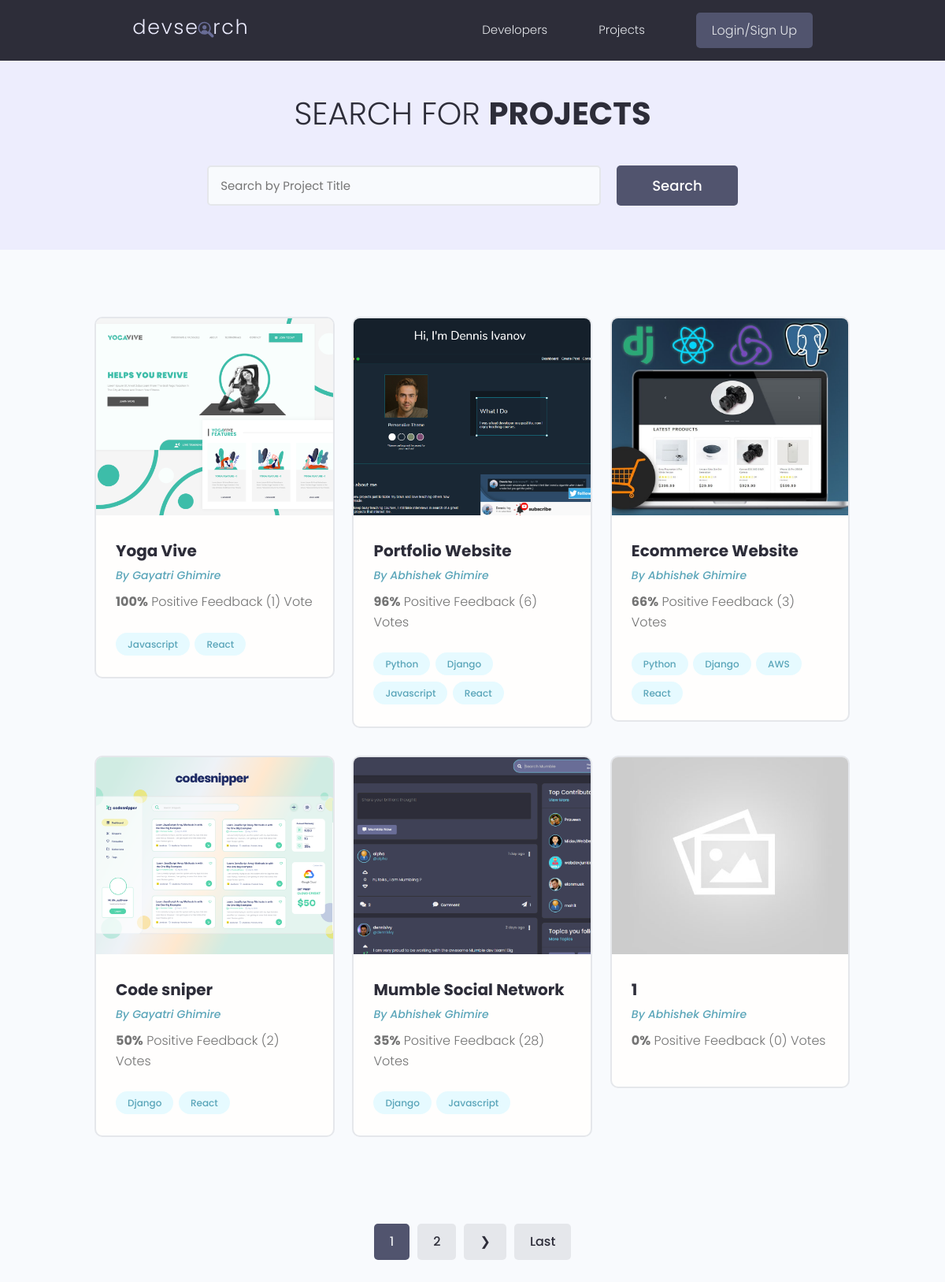
/projects/, run on the app's committed database.
### projects/models.py (models this page shows, shortened)
class Project(models.Model):
    owner = models.ForeignKey(Profile,null=True,blank=True,on_delete=models.CASCADE)
    title = models.CharField(max_length=200)
    description = models.TextField(null=True,blank=True)
    featured_image = models.ImageField(null=True,blank=True,default="default.jpg")
    demo_link = models.CharField(max_length=2000,null=True,blank=True)
    source_link = models.CharField(max_length=2000,null=True,blank=True)
    tags = models.ManyToManyField('Tag',blank=True)
    vote_total = models.IntegerField(default=0,null=True,blank=True)
    vote_ratio = models.IntegerField(default=0,null=True,blank=True)
    created = models.DateTimeField(auto_now_add=True)
    id = models.UUIDField(default=uuid.uuid4,unique=True,primary_key=True,editable=False)
    @property
    def imageURL(self):
        try:
            url = self.featured_image.url
        except:
            url= ""
        return url
    class Meta:
        ordering = ['-vote_ratio','-vote_total','title']

class Tag(models.Model):
    name = models.CharField(max_length=200)
    created = models.DateTimeField(auto_now_add=True)
    id = models.UUIDField(default=uuid.uuid4,unique=True,primary_key=True,editable=False)
    def __str__(self):
        return self.name

### users/models.py (models this page shows, shortened)
class Profile(models.Model):
    user = models.OneToOneField(User,on_delete=models.CASCADE,null=True,blank=True)
    name = models.CharField(max_length=200,null=True,blank=True)
    username = models.CharField(max_length=200,null=True,blank=True)
    email = models.EmailField(max_length=200,null=True,blank=True)
    short_intro = models.CharField(max_length=200,null=True,blank=True)
    location = models.CharField(max_length=200,null=True,blank=True)
    bio = models.TextField(null=True,blank=True)
    profile_image = models.ImageField(null=True,blank=True,upload_to='profiles/',default="profiles/user-default.png")
    social_github = models.CharField(max_length=500,null=True,blank=True)
    social_twitter = models.CharField(max_length=500,null=True,blank=True)
    social_website = models.CharField(max_length=500,null=True,blank=True)
    social_linkedin = models.CharField(max_length=500,null=True,blank=True)
    social_facebook = models.CharField(max_length=500,null=True,blank=True)
    created = models.DateTimeField(auto_now_add=True)
    id = models.UUIDField(default=uuid.uuid4,unique=True,primary_key=True,editable=False)
    class Meta:
        ordering = ['created']

### projects/views.py (the view)
# urls.py: path("projects/",views.getProjects),
def projects(request):
    projects,text = searchProjects(request)
    projects,paginator = paginateProjects(request,projects,6)
    context = {'projects': projects,'text':text,'paginator':paginator}
    return render(request,'projects/projects.html',context)

### projects/utils.py (called while the page is built)
def paginateProjects(request,projects,results):
    page = request.GET.get('page')
    paginator = Paginator(projects,results,orphans=2)
    try:
        projects = paginator.page(page)
    except PageNotAnInteger:
        page = 1
        projects = paginator.page(page)
    except EmptyPage:
        page = paginator.num_pages
        projects = paginator.page(page)
    return projects,paginator

def searchProjects(request):
    text =""
    if request.GET.get('text'):
        text = request.GET.get('text')
    tags = Tag.objects.filter(name__icontains=text)
    projects = Project.objects.distinct().filter(Q(title__icontains=text) |
    Q(description__icontains=text) |
    Q(owner__name__icontains=text) |
    Q(tags__in=tags))
    return projects,text

### projects/templates/projects/projects.html (shortened to what this page needs)
<!DOCTYPE html>
<html lang="en">
  <head>
  </head>
  <body>
    {% extends 'main.html' %} {% block content %}
    <main class="projects">
      <section class="hero-section text-center">
        <div class="container container--narrow">
          <div class="hero-section__box">
            <h2>Search for <span>Projects</span></h2>
          </div>
          <div class="hero-section__search">
            <form id="searchForm"  class="form" action="{% url 'projects' %}" method="get">
              <div class="form__field">
                <input
                  class="input input--text"
                  id="formInput#search"
                  type="text"
                  name="text"
                  placeholder="Search by Project Title"
                  value="{{text}}"
                />
              </div>
              <input
                class="btn btn--sub btn--lg"
                type="submit"
                value="Search"
              />
            </form>
          </div>
        </div>
      </section>
      <section class="projectsList">
        <div class="container">
          <div class="grid grid--three">
            {% for project in projects %}
            <div class="column">
              <div class="card project">
                <a href="{% url 'project' project.id %}" class="project">
                  <img
                    class="project__thumbnail"
                    src="{{project.imageURL}}"
                    alt="project thumbnail"
                  />
                  <div class="card__body">
                    <h3 class="project__title">{{ project.title }}</h3>
                    <p>
                      <a
                        class="project__author"
                        href="{% url 'user-profile' project.owner.id %}"
                        >By {{project.owner.name}}</a
                      >
                    </p>
                    <p class="project--rating">
                      <span style="font-weight: bold"
                        >{{ project.vote_ratio}}%</span
                      >
                      Positive Feedback ({{project.vote_total}})
                      Vote{{project.vote_total|pluralize:'s'}}
                    </p>
                    <div class="project__tags">
                      {% for tag in project.tags.all %}
                      <span class="tag tag--pill tag--main">
                        <small>{{tag}}</small>
                      </span>
                      {% endfor %}
                    </div>
                  </div>
                </a>
              </div>
            </div>
            {% endfor %}
          </div>
        </div>
      </section>
    {% include 'pagination.html' with queryset=projects paginator=paginator %}
    </main>
    {% endblock content %}

### templates/main.html (shortened to what this page needs)
<!DOCTYPE html>
{% load static %}
<html lang="en">
    <head>
        <link rel="stylesheet" href="https://cdn.iconmonstr.com/1.3.0/css/iconmonstr-iconic-font.min.css" />
        <link rel="stylesheet" href="{% static 'uikit/styles/uikit.css' %}" />
        <link rel="stylesheet" href="{% static 'styles/app.css' %}" />
      </head>
<body>
    {% include 'navbar.html' %}
    {% block content %}
    {% endblock content %}
</body>
</html>

### templates/navbar.html (shortened to what this page needs)
<!DOCTYPE html>
{% load static %}
<html lang="en">
  <head>
  </head>
  <body>
    <header class="header">
      <div class="container container--narrow">
        <a href="{% url 'profiles' %}" class="header__logo">
          <img src="{% static 'images/logo.svg' %}" alt="DevSearch Logo" />
        </a>
        <nav class="header__nav">
          <ul class="header__menu">
            <li class="header__menuItem">
              <a href="{% url 'profiles' %}">Developers</a>
            </li>
            <li class="header__menuItem">
              <a href="{% url 'projects' %}">Projects</a>
            </li>
            {% if request.user.is_authenticated %}
            <li class="header__menuItem"><a href="{% url 'inbox' %}">Inbox</a></li>
            <li class="header__menuItem">
              <a href="{% url 'account' %}">Account</a>
            </li>
            <li class="header__menuItem">
              <a href="{% url 'logout' %}" class="btn btn--sub">Logout</a>
            </li>
            {% else %}
            <li class="header__menuItem">
              <a href="{% url 'login' %}" class="btn btn--sub">Login/Sign Up</a>
            </li>
            {% endif %}
          </ul>
        </nav>
      </div>
    </header>
  </body>
</html>

### templates/pagination.html (shortened to what this page needs)
{% if queryset.has_other_pages %}
<div class="pagination">
  <ul class="container">
    {% for page in paginator.page_range %}
    {% if page == queryset.number %}
    <li>
      <a href="?page={{page}}" class="btn page-link btn--sub" data-page="{{page}}">{{page}}</a>
    </li>
    {% elif page > queryset.number|add:'-3' and page < queryset.number|add:'3'%}
    <li><a href="?page={{page}}" class="btn page-link" data-page="{{page}}">{{page}}</a></li>
    {% endif %}
    {% endfor %}
    {% if queryset.has_next %}
    <li>
      <a href="?page={{queryset.next_page_number}}" class="btn page-link" data-page="{{queryset.next_page_number}}">&#10095;</a>
    </li>
    <li>
      <a href="?page={{paginator.num_pages}}" class="btn page-link" data-page="{{paginator.num_pages}}">Last</a>
    </li>
    {% endif %}
  </ul>
</div>
{% endif %}

### static/styles/app.css (style rules this page uses)
:root { --color-sub: #2d2d39; }
.btn--sub { background-color: var(--color-sub-light); }
.card { border: 2px solid var(--color-light); }
img { width: 100%; }
.header { position: sticky; z-index: 111; background-color: var(--color-sub); padding: 1.5rem 0; }
.header > .container { display: flex; justify-content: space-between; align-items: center; }
.header__logo > img { height: 3.8rem; }
.header__nav > ul { display: inline-flex; align-items: center; list-style: none; gap: 6.5rem; }
.header__menuItem > a { color: var(--color-light); font-weight: 300; }
.hero-section { height: 40vh; display: flex; align-items: center; background-color: var(--color-sub); }
.hero-section__box { margin-bottom: 4rem; }
.hero-section__box > h2, .hero-section__box > h2 > span { font-size: 4rem; color: var(--color-light); line-height: 1.3; text-transform: uppercase; }
.hero-section__box > h2 { font-weight: 300; }
.hero-section__box > h2 > span { font-weight: 700; }
.hero-section__search > .form { display: flex; align-items: center; justify-content: center; gap: 2rem; }
.hero-section__search > .form input.input--text { width: 50rem; }
.pagination { margin-top: 8rem; margin-bottom: 10rem; }
.pagination > ul { flex-wrap: wrap; list-style: none; display: flex; align-items: center; justify-content: center; gap: 1rem; }
.pagination .btn { color: var(--color-sub); }
.pagination .btn.btn--sub { color: var(--color-light); }
.project__author { font-size: 1.4rem; font-style: italic; }
.project--rating { margin-bottom: 1.6em; margin-top: .5em; }
.projects > .hero-section { background: var(--color-sub-lighter); height: 30vh; }
.projects .hero-section__box { margin-bottom: 2.5rem; }
.projects .hero-section__box > h2 { color: var(--color-sub); }
.projects .hero-section__box > h2 > span { font-weight: 700; color: var(--color-sub); }
.projectsList { margin-top: 8rem; }
.project__thumbnail { height: 25rem; object-fit: cover; object-position: top center; }
.project__title { font-size: 2rem; font-weight: 700; color: var(--color-sub); }

### static/uikit/styles/modules/_variables.css (style rules this page uses)
:root { --color-main: #5aa5b9; --color-main-light: #e6faff; --color-sub: #3f4156; --color-sub-light: #51546e; --color-sub-lighter: #ededfd; --color-text: #737373; --color-gray: #8b8b8b; --color-light: #e5e7eb; --color-light-gray: #767676; --color-bg: #f8fafd; --color-white: #fffefd; --color-white-light: #f3f3f3; --color-success: #359e64; --color-success-bg: #def8e8; --color-error: #fc4b0b; --color-error-bg: #fff2ee; --font-base: 'Poppins', arial, helvetica, 'Segoe UI', roboto, ubuntu, sans-serif; --font-monospace: 'Fira Code', 'Courier New', courier, monospace; --font-regular: 300; --font-medium: 500; --font-bold: 700; --generic-shadow: 1px 1px 5px #00000010; --generic-transition: all 0.3s ease-in-out; }

### static/uikit/styles/modules/_base.css (style rules this page uses)
* { margin: 0; padding: 0; box-sizing: border-box; text-rendering: optimizeLegibility; color: inherit; font-size: inherit; }
html { font-size: 50%; }
@media only screen and (min-width: 480px) { html { font-size: 56.25%; } }
@media only screen and (min-width: 1200px) { html { font-size: 62.5%; } }
body { line-height: 1.6; font-weight: 400; font-size: 1.5rem; color: var(--color-text); background-color: var(--color-bg); min-height: 100vh; }

### static/uikit/styles/modules/_typography.css (style rules this page uses)
* { font-family: var(--font-base); }
h2 { font-size: 3.6rem; font-weight: var(--font-bold); }
h3 { font-size: 3.2rem; font-weight: var(--font-medium); }
p, span, strong { font-size: 1.6rem; color: var(--color-text); font-weight: var(--font-regular); }
a { padding-bottom: 2px; text-decoration: none; display: inline-block; color: var(--color-main); font-weight: var(--font-medium); }

### static/uikit/styles/modules/_utilities.css (style rules this page uses)
.container { width: 92%; max-width: 165rem; margin: 0 auto; box-sizing: border-box; }
.container--narrow { width: 92%; max-width: 120rem; }
@media screen and (min-width: 1000px) { .container { width: 90%; } }
@media screen and (min-width: 1000px) { .container--narrow { width: 85%; } }
@media screen and (min-width: 1200px) { .container { width: 80%; } }
@media screen and (min-width: 1200px) { .container--narrow { width: 72%; } }
.text-center { text-align: center; }

### static/uikit/styles/modules/_card.css (style rules this page uses)
.card { border-radius: 1rem; background-color: var(--color-white); border: 1.5px solid var(--color-light); width: auto; height: auto; margin-top: 0.5rem; margin-bottom: 0.5rem; overflow: hidden; }
.card__body, .card__header { padding: 2rem 2.5rem; }

### data on the page
Project: imageURL (picture), title "Yoga Vive", owner.name "Gayatri Ghimire", vote_ratio "100", vote_total "1"
Tag: name "Javascript"
Tag: name "React"
Project: imageURL (picture), title "Portfolio Website", owner.name "Abhishek Ghimire", vote_ratio "96", vote_total "6"
Tag: name "Python"
Tag: name "Django"
Project: imageURL (picture), title "Ecommerce Website", owner.name "Abhishek Ghimire", vote_ratio "66", vote_total "3"
Tag: name "AWS"
Project: imageURL (picture), title "Code sniper", owner.name "Gayatri Ghimire", vote_ratio "50", vote_total "2"
Project: imageURL (picture), title "Mumble Social Network", owner.name "Abhishek Ghimire", vote_ratio "35", vote_total "28"
Project: imageURL (placeholder picture), title "1", owner.name "Abhishek Ghimire", vote_ratio "0", vote_total "0"

### other printed values
{{ page }} "1"
{{ page }} "2"
